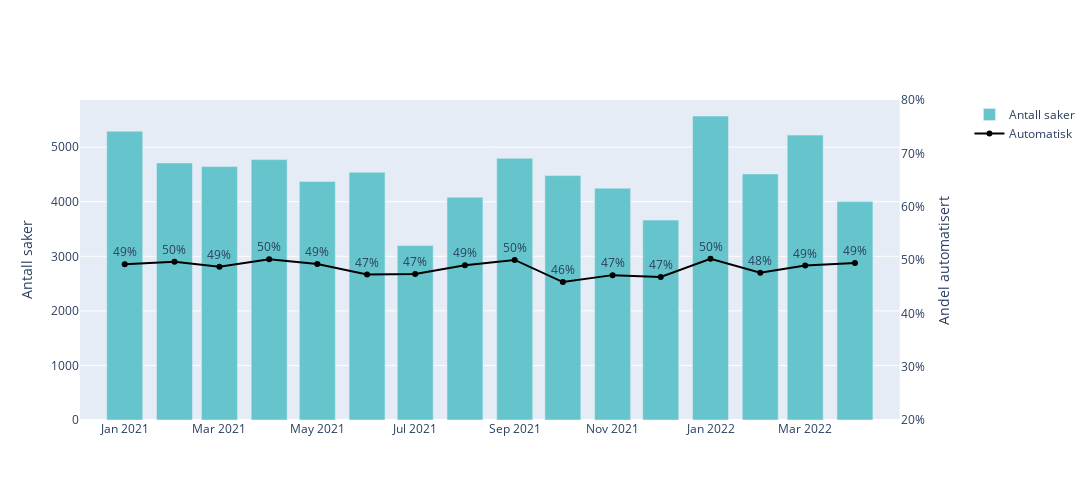

The notebook cell saved with this chart:
### Code cell
n_months = 16

df_plot = df.iloc[-n_months:,:]

fig = make_subplots(specs=[[{"secondary_y": True}]])
fig.add_trace(go.Bar(x=df_plot["ÅR-MÅNED"], y=df_plot["TOTALT"], marker_color=pastel[0], name="Antall saker"), secondary_y=False)
fig.add_trace(go.Scatter(x=df_plot["ÅR-MÅNED"], y=df_plot["AUTOGRAD"], text=df_plot["AUTOGRAD_PROSENT"], mode='lines+markers+text', marker_color="black", name="Automatisk", textposition='top center'), secondary_y=True)
#fig.add_trace(go.Scatter(x=df_plot["ÅR-MÅNED"], y=df_plot["DP_AUTOGRAD"], marker_color=pastel[2], name="Automatisk DP"), secondary_y=True)
fig.update_yaxes(title_text="Andel automatisert", secondary_y=True, range=[0.2,0.8], tickformat='.0%')
fig.update_yaxes(title_text="Antall saker", secondary_y=False)
fig.layout.yaxis2.showgrid = False
fig.update_layout(
    autosize=False,
    width=1300,
    height=500,)

### Figure 1 — Plotly figure (JSON) as saved in the notebook; plotly's stock layout.template omitted (floating-point values rounded to 4 significant figures)
{"data": [{"marker": {"color": "rgb(102, 197, 204)"}, "name": "Antall saker", "type": "bar", "x": ["2021-1", "2021-2", "2021-3", "2021-4", "2021-5", "2021-6", "2021-7", "2021-8", "2021-9", "2021-10", "2021-11", "2021-12", "2022-1", "2022-2", "2022-3", "2022-4"], "xaxis": "x", "y": [5292, 4711, 4644, 4772, 4371, 4541, 3197, 4083, 4795, 4479, 4249, 3663, 5571, 4510, 5221, 4002], "yaxis": "y"}, {"marker": {"color": "black"}, "mode": "lines+markers+text", "name": "Automatisk", "text": ["49%", "50%", "49%", "50%", "49%", "47%", "47%", "49%", "50%", "46%", "47%", "47%", "50%", "48%", "49%", "49%"], "textposition": "top center", "type": "scatter", "x": ["2021-1", "2021-2", "2021-3", "2021-4", "2021-5", "2021-6", "2021-7", "2021-8", "2021-9", "2021-10", "2021-11", "2021-12", "2022-1", "2022-2", "2022-3", "2022-4"], "xaxis": "x", "y": [0.4923, 0.4965, 0.4875, 0.5015, 0.4923, 0.473, 0.4736, 0.4903, 0.5001, 0.4586, 0.4716, 0.4682, 0.5024, 0.4761, 0.4898, 0.4943], "yaxis": "y2"}], "layout": {"autosize": false, "height": 500, "width": 1300, "xaxis": {"anchor": "y", "autorange": true, "domain": [0, 0.94], "range": ["2020-12-04 14:38:57.7623", "2022-04-28 09:21:02.2377"], "type": "date"}, "yaxis": {"anchor": "x", "autorange": true, "domain": [0, 1], "range": [0, 5864.0], "title": {"text": "Antall saker"}, "type": "linear"}, "yaxis2": {"anchor": "x", "overlaying": "y", "range": [0.2, 0.8], "showgrid": false, "side": "right", "tickformat": ".0%", "title": {"text": "Andel automatisert"}, "type": "linear"}}}
